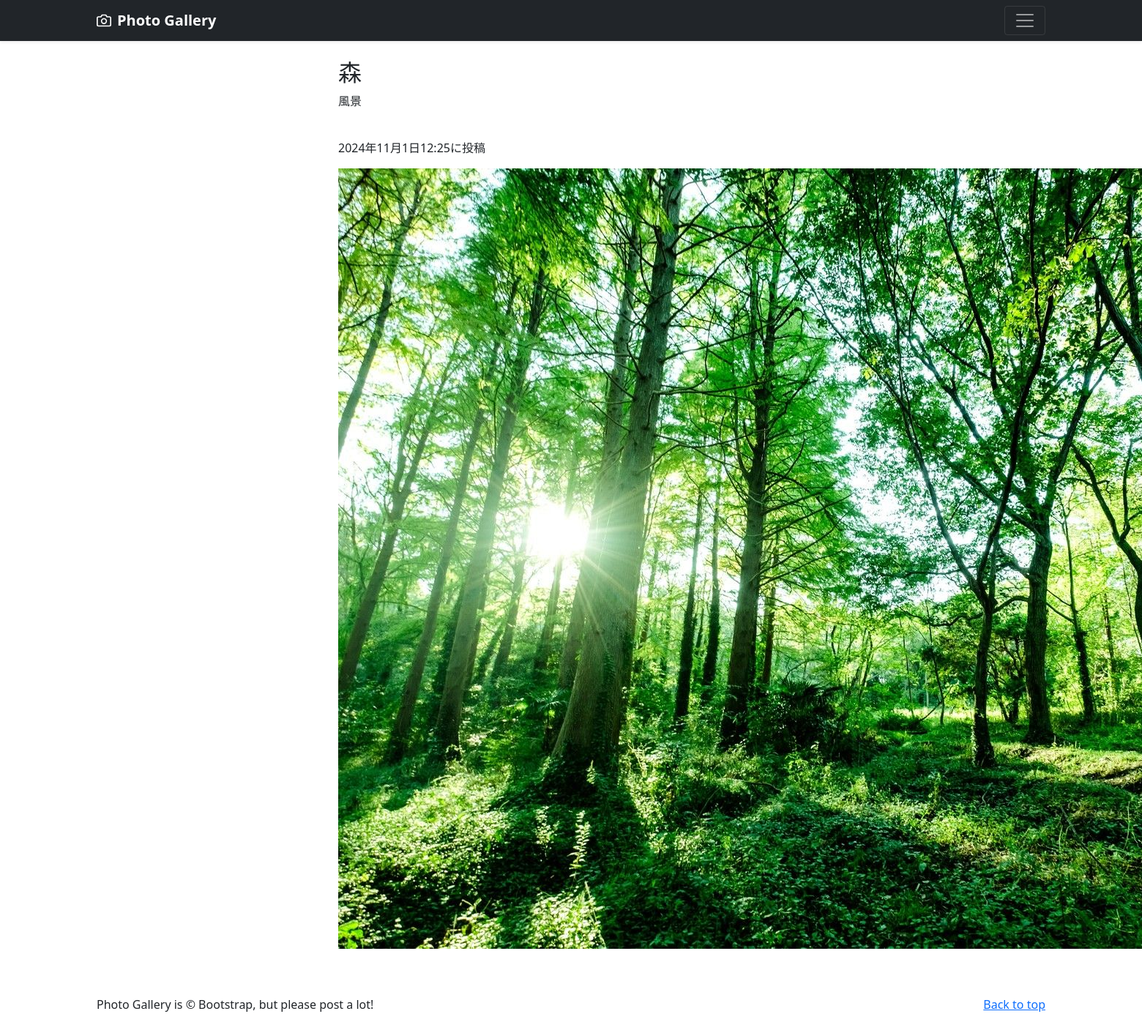
Page /photo-detail/1 (signed in) on the committed database.
### photo/models.py (models this page shows, shortened)
class PhotoPost(models.Model):
    user = models.ForeignKey(
        CustomUser,
        verbose_name='ユーザー', #フィールドのタイトル
        on_delete=models.CASCADE
        )
    category = models.ForeignKey(
        Category,
        verbose_name='カテゴリ', #フィールドのタイトル
        on_delete=models.PROTECT
        )
    title = models.CharField(
        verbose_name='タイトル', #フィールドのタイトル
        max_length=200
        )
    comment = models.TextField(
        verbose_name='コメント', #フィールドのタイトル
        )
    image1 = models.ImageField(
        verbose_name='イメージ1', #フィールドのタイトル
        upload_to = 'photos'
        )
    image2 = models.ImageField(
        verbose_name='イメージ2', #フィールドのタイトル
        upload_to = 'photos',
        blank=True,
        null=True
        )
    posted_at = models.DateTimeField(
        verbose_name='投稿日時', #フィールドのタイトル
        auto_now_add=True
        )

### photo/views.py (the view)
# urls.py: path('photo-detail/<int:pk>',views.DetailView.as_view(),name= 'photo_detail'),
class DetailView(DetailView):
    template_name = 'detail.html'
    model = PhotoPost

### photo/templates/detail.html (shortened to what this page needs)
{% extends 'base.html' %}
      {% block contents %}
      <br>
      <div class="container">
          <div class="row">
              <div class="col offset-3">
                  <h2>{{object.title}}</h2>
                  <p>{{object.comment}}</p>
                  <br>
                  <p>{{object.posted_at}}に投稿</p>
                  <p><img src="{{ object.image1.url }}"></img><p>
                </div>
            </div>
        </div>
        {% endblock %}

### rows in the picture
PhotoPost: title "森", comment "風景", posted_at "2024年11月1日12:25", image1 (picture)
